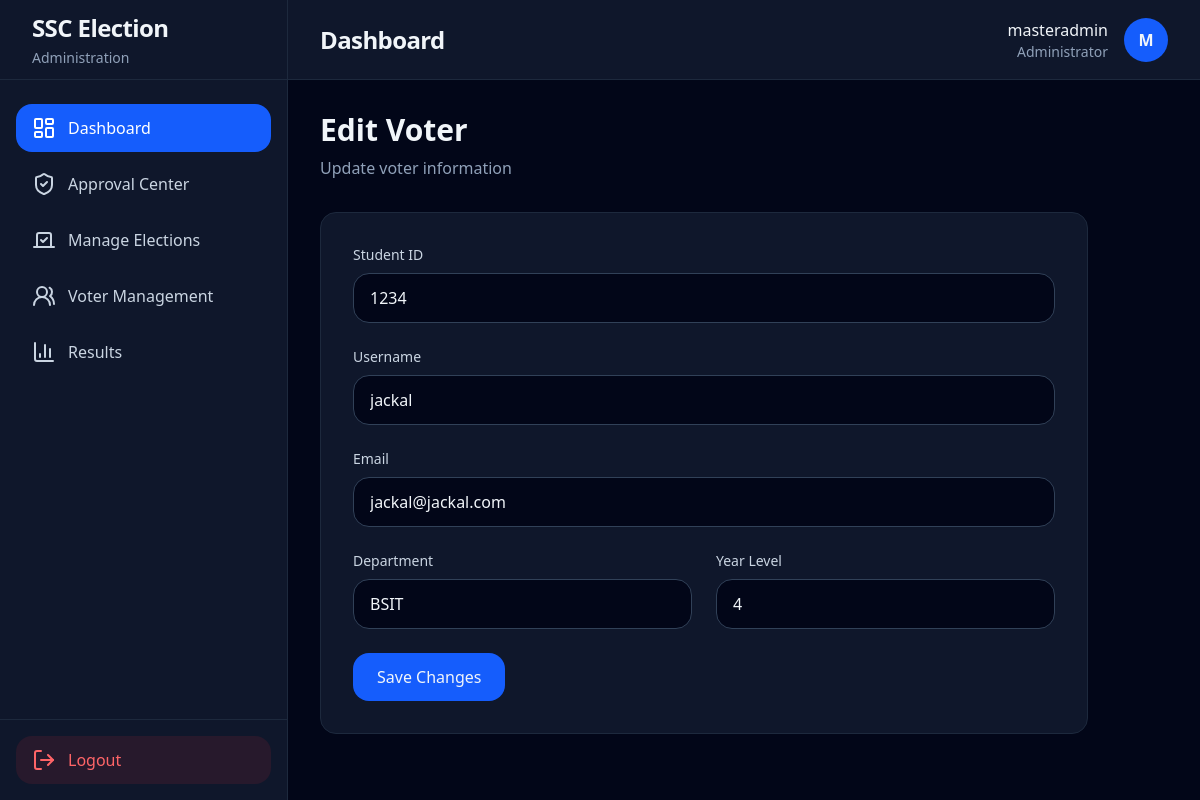
/voters/edit/3/ (signed in), run on the app's committed database.
### accounts/models.py (models this page shows, shortened)
class User(AbstractUser):
    ROLE_CHOICES = (
        ('SUPER_ADMIN', 'Super Admin'),
        ('ADMIN', 'Admin'),
        ('VOTER', 'Voter'),
    )
    role = models.CharField(
        max_length=20,
        choices=ROLE_CHOICES,
        default='VOTER'
    )
    student_id = models.CharField(
        max_length=50,
        unique=True,
        blank=True,
        null=True
    )
    department = models.CharField(
        max_length=255,
        blank=True
    )
    year_level = models.CharField(
        max_length=50,
        blank=True
    )
    is_approved = models.BooleanField(default=False)
    created_at = models.DateTimeField(auto_now_add=True)

### voters/views.py (the view, shortened to what this page needs)
@admin_required
def edit_voter(request, voter_id):
    voter = get_object_or_404(
        User,
        id=voter_id,
        role='VOTER'
    )
    return render(
        request,
        'voters/edit_voter.html',
        {
            'voter': voter
        }
    )

### templates/voters/edit_voter.html (shortened to what this page needs)
{% extends 'layouts/admin_base.html' %}
{% block content %}
<div class="max-w-3xl">
    <div class="mb-8">
        <h2 class="text-3xl font-bold">
            Edit Voter
        </h2>
        <p class="text-slate-400 mt-2">
            Update voter information
        </p>
    </div>
    <div class="bg-slate-900 border border-slate-800 rounded-2xl p-8">
        <form method="POST" class="space-y-6">
            <div>
                <label class="block mb-2 text-sm text-slate-300">
                    Student ID
                </label>
                <input
                    type="text"
                    name="student_id"
                    value="{{ voter.student_id }}"
                    class="w-full bg-slate-950 border border-slate-700 rounded-2xl px-4 py-3 focus:outline-none focus:border-blue-500"
                >
            </div>
            <div>
                <label class="block mb-2 text-sm text-slate-300">
                    Username
                </label>
                <input
                    type="text"
                    name="username"
                    value="{{ voter.username }}"
                    class="w-full bg-slate-950 border border-slate-700 rounded-2xl px-4 py-3 focus:outline-none focus:border-blue-500"
                >
            </div>
            <div>
                <label class="block mb-2 text-sm text-slate-300">
                    Email
                </label>
                <input
                    type="email"
                    name="email"
                    value="{{ voter.email }}"
                    class="w-full bg-slate-950 border border-slate-700 rounded-2xl px-4 py-3 focus:outline-none focus:border-blue-500"
                >
            </div>
            <div class="grid md:grid-cols-2 gap-6">
                <div>
                    <label class="block mb-2 text-sm text-slate-300">
                        Department
                    </label>
                    <input
                        type="text"
                        name="department"
                        value="{{ voter.department }}"
                        class="w-full bg-slate-950 border border-slate-700 rounded-2xl px-4 py-3 focus:outline-none focus:border-blue-500"
                    >
                </div>
                <div>
                    <label class="block mb-2 text-sm text-slate-300">
                        Year Level
                    </label>
                    <input
                        type="text"
                        name="year_level"
                        value="{{ voter.year_level }}"
                        class="w-full bg-slate-950 border border-slate-700 rounded-2xl px-4 py-3 focus:outline-none focus:border-blue-500"
                    >
                </div>
            </div>
            <button
                type="submit"
                class="bg-blue-600 hover:bg-blue-700 transition px-6 py-3 rounded-2xl font-medium"
            >
                Save Changes
            </button>
        </form>
    </div>
</div>
{% endblock %}

### templates/components/topbar.html
<header class="h-20 border-b border-slate-800 bg-slate-900 flex items-center justify-between px-8">
    <div>
        <h2 class="text-2xl font-bold tracking-tight">
            {% block page_title %}
            Dashboard
            {% endblock %}
        </h2>
    </div>
    <div class="flex items-center gap-4">
        <div class="text-right">
            <p class="font-medium">
                {{ request.user.username }}
            </p>
            <p class="text-sm text-slate-400">
                Administrator
            </p>
        </div>
        <div class="w-11 h-11 rounded-full bg-blue-600 flex items-center justify-center font-bold">
            {{ request.user.username|first|upper }}
        </div>
    </div>
</header>

### data on the page
User: user.username "masteradmin", user.username|first "M"
User: student_id "1234", username "jackal", email "jackal@jackal.com", department "BSIT", year_level "4"
